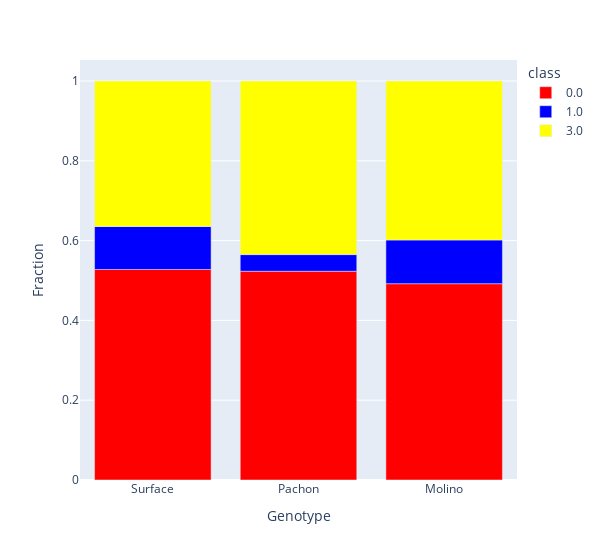

Notebook code cell kept with this figure:
### Code cell
f = px.bar(agged, x='Genotype', y='Fraction', color='class', color_discrete_map=color_map, category_orders=category_orders, width=600)
f.write_html(current_dir + 'Fractions_'+variant+'.html')
f.write_image(current_dir + 'Fractions_'+variant+'.png')
f

### Figure 1 — Plotly figure (JSON) as saved in the notebook; plotly's stock layout.template omitted (floating-point values rounded to 4 significant figures)
{"data": [{"alignmentgroup": "True", "hovertemplate": "class=0.0<br>Genotype=%{x}<br>Fraction=%{y}<extra></extra>", "legendgroup": "0.0", "marker": {"color": "red", "pattern": {"shape": ""}}, "name": "0.0", "offsetgroup": "0.0", "orientation": "v", "showlegend": true, "textposition": "auto", "type": "bar", "x": ["Molino", "Pachon", "Surface"], "xaxis": "x", "y": [0.492, 0.5232, 0.5277], "yaxis": "y"}, {"alignmentgroup": "True", "hovertemplate": "class=1.0<br>Genotype=%{x}<br>Fraction=%{y}<extra></extra>", "legendgroup": "1.0", "marker": {"color": "blue", "pattern": {"shape": ""}}, "name": "1.0", "offsetgroup": "1.0", "orientation": "v", "showlegend": true, "textposition": "auto", "type": "bar", "x": ["Molino", "Pachon", "Surface"], "xaxis": "x", "y": [0.1096, 0.04175, 0.1078], "yaxis": "y"}, {"alignmentgroup": "True", "hovertemplate": "class=3.0<br>Genotype=%{x}<br>Fraction=%{y}<extra></extra>", "legendgroup": "3.0", "marker": {"color": "yellow", "pattern": {"shape": ""}}, "name": "3.0", "offsetgroup": "3.0", "orientation": "v", "showlegend": true, "textposition": "auto", "type": "bar", "x": ["Molino", "Pachon", "Surface"], "xaxis": "x", "y": [0.3984, 0.435, 0.3645], "yaxis": "y"}], "layout": {"barmode": "relative", "legend": {"title": {"text": "class"}, "tracegroupgap": 0}, "margin": {"t": 60}, "width": 600, "xaxis": {"anchor": "y", "categoryarray": ["Surface", "Pachon", "Molino"], "categoryorder": "array", "domain": [0, 1], "title": {"text": "Genotype"}}, "yaxis": {"anchor": "x", "domain": [0, 1], "title": {"text": "Fraction"}}}}
